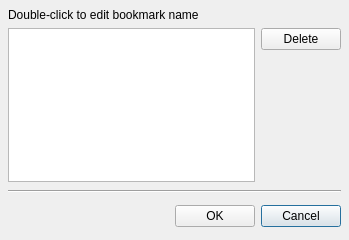
<ui version="4.0" >
 <class>BookmarkManagementForm</class>
 <widget class="QDialog" name="BookmarkManagementForm" >
  <property name="geometry" >
   <rect>
    <x>0</x>
    <y>0</y>
    <width>349</width>
    <height>240</height>
   </rect>
  </property>
  <property name="windowTitle" >
   <string>Manage Bookmarks</string>
  </property>
  <layout class="QVBoxLayout" >
   <property name="margin" >
    <number>8</number>
   </property>
   <property name="spacing" >
    <number>8</number>
   </property>
   <item>
    <widget class="QFrame" name="frame5_2" >
     <property name="frameShape" >
      <enum>QFrame::NoFrame</enum>
     </property>
     <property name="frameShadow" >
      <enum>QFrame::Raised</enum>
     </property>
     <layout class="QGridLayout" >
      <property name="margin" >
       <number>0</number>
      </property>
      <property name="spacing" >
       <number>6</number>
      </property>
      <item row="0" column="0" colspan="2" >
       <widget class="QLabel" name="label" >
        <property name="text" >
         <string>Double-click to edit bookmark name</string>
        </property>
       </widget>
      </item>
      <item row="1" column="1" >
       <widget class="QFrame" name="frame6" >
        <property name="frameShape" >
         <enum>QFrame::NoFrame</enum>
        </property>
        <property name="frameShadow" >
         <enum>QFrame::Raised</enum>
        </property>
        <layout class="QVBoxLayout" >
         <property name="margin" >
          <number>0</number>
         </property>
         <property name="spacing" >
          <number>6</number>
         </property>
         <item>
          <widget class="QPushButton" name="delete_button" >
           <property name="text" >
            <string>Delete</string>
           </property>
          </widget>
         </item>
         <item>
          <spacer>
           <property name="orientation" >
            <enum>Qt::Vertical</enum>
           </property>
           <property name="sizeType" >
            <enum>QSizePolicy::Expanding</enum>
           </property>
           <property name="sizeHint" >
            <size>
             <width>46</width>
             <height>111</height>
            </size>
           </property>
          </spacer>
         </item>
        </layout>
       </widget>
      </item>
      <item row="1" column="0" >
       <widget class="QListWidget" name="bookmark_list" >
        <property name="acceptDrops" >
         <bool>true</bool>
        </property>
        <property name="showDropIndicator" stdset="0" >
         <bool>false</bool>
        </property>
        <property name="dragEnabled" >
         <bool>false</bool>
        </property>
        <property name="selectionMode" >
         <enum>QAbstractItemView::ExtendedSelection</enum>
        </property>
        <property name="movement" >
         <enum>QListView::Static</enum>
        </property>
        <property name="viewMode" >
         <enum>QListView::ListMode</enum>
        </property>
       </widget>
      </item>
     </layout>
    </widget>
   </item>
   <item>
    <widget class="Line" name="line" >
     <property name="orientation" >
      <enum>Qt::Horizontal</enum>
     </property>
    </widget>
   </item>
   <item>
    <widget class="QFrame" name="frame5" >
     <property name="frameShape" >
      <enum>QFrame::NoFrame</enum>
     </property>
     <property name="frameShadow" >
      <enum>QFrame::Raised</enum>
     </property>
     <layout class="QHBoxLayout" >
      <property name="margin" >
       <number>0</number>
      </property>
      <property name="spacing" >
       <number>6</number>
      </property>
      <item>
       <spacer>
        <property name="orientation" >
         <enum>Qt::Horizontal</enum>
        </property>
        <property name="sizeType" >
         <enum>QSizePolicy::Expanding</enum>
        </property>
        <property name="sizeHint" >
         <size>
          <width>81</width>
          <height>31</height>
         </size>
        </property>
       </spacer>
      </item>
      <item>
       <widget class="QPushButton" name="ok_button" >
        <property name="text" >
         <string>OK</string>
        </property>
        <property name="default" >
         <bool>true</bool>
        </property>
       </widget>
      </item>
      <item>
       <widget class="QPushButton" name="cancel_button" >
        <property name="text" >
         <string>Cancel</string>
        </property>
        <property name="default" >
         <bool>true</bool>
        </property>
       </widget>
      </item>
     </layout>
    </widget>
   </item>
  </layout>
 </widget>
 <layoutdefault spacing="6" margin="11" />
 <resources>
  <include location="layResources.qrc" />
 </resources>
 <connections>
  <connection>
   <sender>ok_button</sender>
   <signal>clicked()</signal>
   <receiver>BookmarkManagementForm</receiver>
   <slot>accept()</slot>
   <hints>
    <hint type="sourcelabel" >
     <x>182</x>
     <y>334</y>
    </hint>
    <hint type="destinationlabel" >
     <x>163</x>
     <y>178</y>
    </hint>
   </hints>
  </connection>
  <connection>
   <sender>cancel_button</sender>
   <signal>clicked()</signal>
   <receiver>BookmarkManagementForm</receiver>
   <slot>reject()</slot>
   <hints>
    <hint type="sourcelabel" >
     <x>275</x>
     <y>334</y>
    </hint>
    <hint type="destinationlabel" >
     <x>163</x>
     <y>178</y>
    </hint>
   </hints>
  </connection>
 </connections>
</ui>
